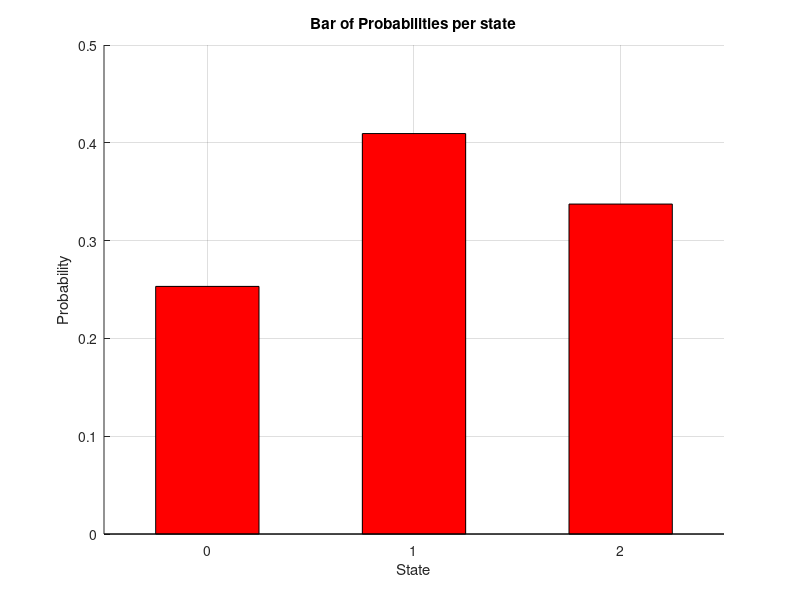

MATLAB code for this plot:
clc;
clear all;
close all;


lambda = 1;
m1 = 0.8;
m2 = 0.4;

threshold_1a = lambda/(lambda +m1);
threshold_1b = lambda / (lambda +m2);
threshold_2_first = lambda/ (lambda + m1 + m2);
threshold_2_second = (lambda + m1) / (lambda + m1 + m2);

current_state = 0;
arrivals = zeros(1,4);
total_arrivals = 0;
maximum_state_capacity = 2;
previous_mean_clients = 0;
delay_counter = 0;
time = 0;

while 1 > 0
  time = time + 1;
  
  if mod(time,1000) == 0
    for i=1:1:4
      P(i) = arrivals(i)/total_arrivals;
    endfor
    
    delay_counter = delay_counter + 1;

    mean_clients = 0*P(1) + 1*P(2) + 1*P(3) + 2*P(4);   
    
    delay_table(delay_counter) = mean_clients;
    
    if abs(mean_clients - previous_mean_clients) < 0.00001
       break;
    endif
    previous_mean_clients = mean_clients;
  endif
  
  random_number = rand(1);
  
  if current_state == 0
      current_state = 1;
      arrivals(1) = arrivals(1) + 1;
      total_arrivals = total_arrivals + 1;
  elseif current_state == 1
    if random_number < threshold_1a
      current_state = 3;
      arrivals(2) = arrivals(2) + 1;
      total_arrivals = total_arrivals + 1;
    else
      current_state = 0;
    endif
  elseif current_state == 2
    if random_number < threshold_1b
      current_state = 3;
      arrivals(3) = arrivals(3) + 1;
      total_arrivals = total_arrivals + 1;
    else
      current_state = 0;
    endif
  else
      if random_number < threshold_2_first
        arrivals(4) = arrivals(4) + 1;
        total_arrivals = total_arrivals + 1;
      elseif random_number < threshold_2_second
        current_state = 2;
      else
        current_state = 1;
      endif
   endif
  
endwhile

display(P(1));
display(P(2));
display(P(3));
display(P(4));

figure(1);
hold on;
title("Bar of Probabilities per state")
xlabel("State")
ylabel("Probability")
bar([0,1,2], [P(1),P(2)+P(3),P(4)], "r", 0.5);
xticks ([0,1,2]);
grid on;
saveas (1, "figures/figureCallingCenter.png")
hold off;

